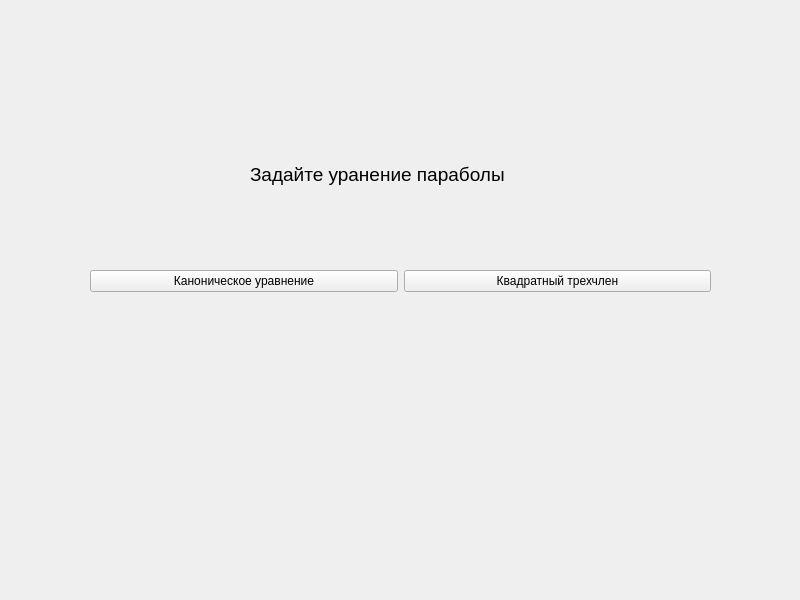
<?xml version="1.0" encoding="UTF-8"?>
<ui version="4.0">
 <class>parabalaV</class>
 <widget class="QWidget" name="parabalaV">
  <property name="geometry">
   <rect>
    <x>0</x>
    <y>0</y>
    <width>800</width>
    <height>600</height>
   </rect>
  </property>
  <property name="windowTitle">
   <string>Form</string>
  </property>
  <widget class="QLabel" name="label">
   <property name="geometry">
    <rect>
     <x>250</x>
     <y>160</y>
     <width>302</width>
     <height>28</height>
    </rect>
   </property>
   <property name="font">
    <font>
     <pointsize>14</pointsize>
    </font>
   </property>
   <property name="text">
    <string>Задайте уранение параболы</string>
   </property>
  </widget>
  <widget class="QLabel" name="label_4">
   <property name="geometry">
    <rect>
     <x>0</x>
     <y>-10</y>
     <width>821</width>
     <height>631</height>
    </rect>
   </property>
   <property name="text">
    <string/>
   </property>
   <property name="pixmap">
    <pixmap>../../kursachFoto/fon.png</pixmap>
   </property>
  </widget>
  <widget class="QWidget" name="layoutWidget">
   <property name="geometry">
    <rect>
     <x>90</x>
     <y>270</y>
     <width>621</width>
     <height>71</height>
    </rect>
   </property>
   <layout class="QGridLayout" name="gridLayout">
    <item row="0" column="0">
     <widget class="QPushButton" name="pushButton">
      <property name="text">
       <string>Каноническое уравнение</string>
      </property>
     </widget>
    </item>
    <item row="0" column="1">
     <widget class="QPushButton" name="pushButton_2">
      <property name="text">
       <string>Квадратный трехчлен</string>
      </property>
     </widget>
    </item>
    <item row="1" column="0">
     <widget class="QLabel" name="label_2">
      <property name="text">
       <string/>
      </property>
      <property name="pixmap">
       <pixmap>../../kursachFoto/parabKanon.jpg</pixmap>
      </property>
      <property name="alignment">
       <set>Qt::AlignCenter</set>
      </property>
     </widget>
    </item>
    <item row="1" column="1">
     <widget class="QLabel" name="label_3">
      <property name="text">
       <string/>
      </property>
      <property name="pixmap">
       <pixmap>../../kursachFoto/parabKvadrat.jpg</pixmap>
      </property>
      <property name="alignment">
       <set>Qt::AlignCenter</set>
      </property>
     </widget>
    </item>
   </layout>
   <zorder>label_2</zorder>
   <zorder>label_3</zorder>
   <zorder>pushButton</zorder>
   <zorder>pushButton_2</zorder>
  </widget>
  <zorder>label_4</zorder>
  <zorder>label</zorder>
  <zorder>layoutWidget</zorder>
 </widget>
 <resources/>
 <connections/>
</ui>
